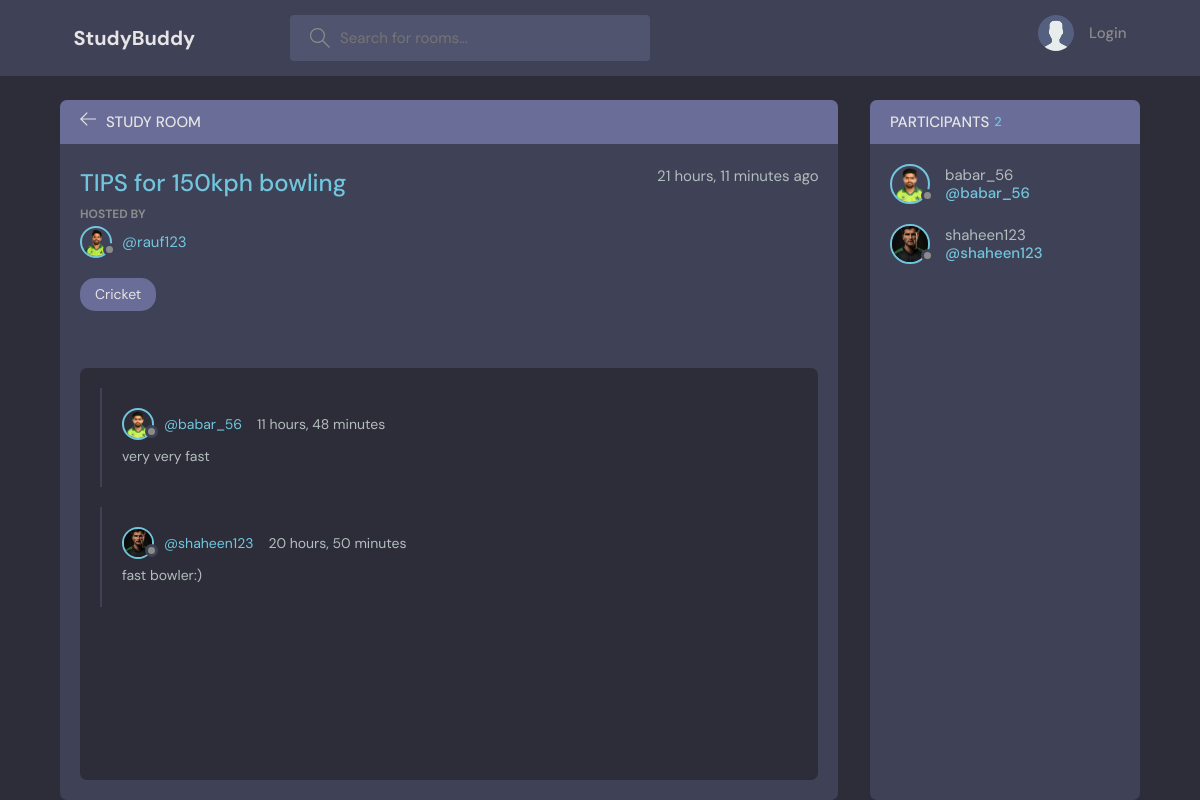
/room/8/, run on the app's committed database.
### base/models.py (models this page shows, shortened)
class Room(models.Model):
    host = models.ForeignKey(User, on_delete=models.SET_NULL, null=True)
    topic = models.ForeignKey(Topic, on_delete=models.SET_NULL, null=True)
    name = models.CharField(max_length=200)
    participants=models.ManyToManyField(User,related_name='participants',blank=True)
    description = models.TextField(null=True, blank=True)
    updated = models.DateTimeField(auto_now=True)
    created = models.DateTimeField(auto_now_add=True)
    class Meta:
        ordering= ['-updated','-created']

class User(AbstractUser):
    name = models.CharField(max_length=200, null=True)
    email = models.EmailField(unique=True, null=True)
    avatar=models.ImageField(null=True,default='avatar.svg')
    bio = models.TextField(null=True)
    USERNAME_FIELD = 'username'
    REQUIRED_FIELDS = ['email','name']

class Topic(models.Model):
    name = models.CharField(max_length=200)
    def __str__(self):
        return self.name

class Message(models.Model):
    user = models.ForeignKey(User, on_delete=models.CASCADE)
    room = models.ForeignKey(Room, on_delete=models.CASCADE)
    body = models.TextField()
    updated = models.DateTimeField(auto_now=True)
    created = models.DateTimeField(auto_now_add=True)
    class Meta:
        ordering= ['-updated','-created']
    def __str__(self):
        return self.body[0:50]

### base/views.py (the view, shortened to what this page needs)
# urls.py: path('room/<int:room_id>/', views.room_view, name='room'),
def room_view(request, room_id):
    room_instance = get_object_or_404(Room, id=room_id)
    messages = room_instance.message_set.all().order_by('-created')
    participants=room_instance.participants.all()
    return render(request, 'base/room.html', {'room': room_instance, 'messages': messages,'participants':participants})

### base/templates/base/room.html (shortened to what this page needs)
{% extends 'main.html'%} {% block content %} {% load static %}
<main class="profile-page layout layout--2">
  <div class="container">
    <div class="room">
      <div class="room__top">
        <div class="room__topLeft">
          <a href="{% url 'home' %}">
            <svg
              version="1.1"
              xmlns="http://www.w3.org/2000/svg"
              width="32"
              height="32"
              viewBox="0 0 32 32"
            >
              <title>arrow-left</title>
              <path
                d="M13.723 2.286l-13.723 13.714 13.719 13.714 1.616-1.611-10.96-10.96h27.625v-2.286h-27.625l10.965-10.965-1.616-1.607z"
              ></path>
            </svg>
          </a>
          <h3>Study Room</h3>
        </div>
      </div>
      <div class="room__box scroll">
        <div class="room__header scroll">
          <div class="room__info">
            <h3>{{room.name}}</h3>
            <span>{{room.created|timesince}} ago</span>
          </div>
          <div class="room__hosted">
            <p>Hosted By</p>
            <a href="{% url 'profile'  room.host.id %}" class="room__author">
              <div class="avatar avatar--small">
                <img src="{{room.host.avatar.url}}" />
              </div>
              <span>@{{room.host.username}}</span>
            </a>
          </div>
          <span class="room__topics">{{room.topic}}</span>
        </div>
        <div class="room__conversation">
          <div class="threads scroll">
            {% for message in messages%}
            <div class="thread">
              <div class="thread__top">
                <div class="thread__author">
                  <a
                    href="{% url 'profile' message.user.id%}"
                    class="thread__authorInfo"
                  >
                    <div class="avatar avatar--small">
                      <img src="{{message.user.avatar.url}}" alt="Avatar" />
                    </div>
                    <span>@{{message.user.username}}</span>
                  </a>
                  <span class="thread__date"
                    >{{message.created|timesince}}</span
                  >
                </div>
              </div>
              <div class="thread__details">{{message}}</div>
            </div>
            {% endfor %}
          </div>
        </div>
      </div>
    </div>
    <div class="participants">
      <h3 class="participants__top">
        Participants <span>{{participants.all.count}}</span>
      </h3>
      <div class="participants__list scroll">
        {% for user in participants%}
        <a href="{% url 'profile' user.id %}" class="participant">
          <div class="avatar avatar--medium">
            <img src="{{user.avatar.url}}" alt="Avatar" />
          </div>
          <p>
            {{user.username}}
            <span>@{{user.username}}</span>
          </p>
        </a>
        {% endfor %}
      </div>
    </div>
  </div>
</main>
{% endblock content%}

### data on the page
Room: name "TIPS for 150kph bowling", created "21 hours, 11 minutes", host.avatar (picture), host.username "rauf123", topic "Cricket"
Message: user.avatar (picture), user.username "babar_56", created "11 hours, 48 minutes", body "very very fast"
Message: user.avatar (picture), user.username "shaheen123", created "20 hours, 50 minutes", body "fast bowler:)"
User: avatar (picture), username "babar_56"
User: avatar (picture), username "shaheen123"

### other printed values
{{ participants.all.count }} "2"
